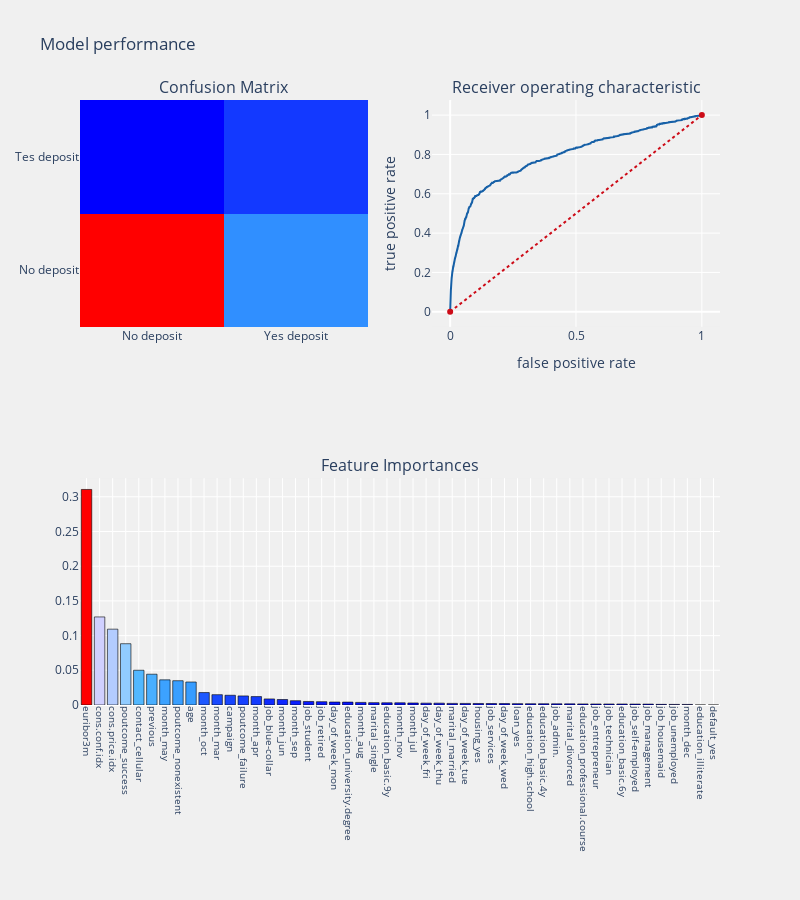

Here is the notebook cell this chart was saved with:
### Markdown cell above
## Model 2: Random Forest (class_weight = 'Balanced')

### Code cell
bmo_prediction(rf2,trainX,testX,trainY,testY,
                         trainX.columns,"features")

### Figure 1 — Plotly figure (JSON) as saved in the notebook; plotly's stock layout.template omitted (floating-point values rounded to 4 significant figures; data arrays with more than 128 entries replaced by an {"elided": "..."} marker saying what was removed)
{"data": [{"colorscale": [[0, "rgb(0,0,255)"], [0.1, "rgb(51,153,255)"], [0.2, "rgb(102,204,255)"], [0.3, "rgb(153,204,255)"], [0.4, "rgb(204,204,255)"], [0.5, "rgb(255,255,255)"], [0.6, "rgb(255,204,255)"], [0.7, "rgb(255,153,255)"], [0.8, "rgb(255,102,204)"], [0.9, "rgb(255,102,102)"], [1, "rgb(255,0,0)"]], "name": "matrix", "showscale": false, "type": "heatmap", "x": ["No deposit", "Yes deposit"], "xaxis": "x", "y": ["No deposit", "Tes deposit"], "yaxis": "y", "z": [[6335, 932], [375, 596]]}, {"line": {"color": "rgb(22, 96, 167)", "width": 2}, "name": "Roc : 0.7427746041562829", "type": "scatter", "x": {"elided": "1478 float values"}, "xaxis": "x2", "y": {"elided": "1478 float values"}, "yaxis": "y2"}, {"line": {"color": "rgb(205, 12, 24)", "dash": "dot", "width": 2}, "type": "scatter", "x": [0, 1], "xaxis": "x2", "y": [0, 1], "yaxis": "y2"}, {"marker": {"color": [0.3106, 0.1269, 0.1093, 0.0883, 0.05008, 0.04437, 0.03626, 0.03499, 0.03313, 0.0179, 0.01489, 0.01404, 0.01308, 0.01209, 0.008771, 0.007924, 0.006205, 0.005097, 0.004781, 0.004291, 0.00418, 0.00376, 0.00339, 0.003179, 0.00317, 0.00293, 0.002707, 0.002704, 0.00233, 0.002283, 0.002194, 0.002092, 0.002014, 0.001975, 0.001834, 0.001794, 0.001705, 0.001632, 0.001559, 0.001479, 0.001452, 0.00145, 0.001321, 0.001296, 0.0009111, 0.0008412, 0.0008174, 5.484e-05, 2.613e-07], "colorscale": [[0, "rgb(0,0,255)"], [0.1, "rgb(51,153,255)"], [0.2, "rgb(102,204,255)"], [0.3, "rgb(153,204,255)"], [0.4, "rgb(204,204,255)"], [0.5, "rgb(255,255,255)"], [0.6, "rgb(255,204,255)"], [0.7, "rgb(255,153,255)"], [0.8, "rgb(255,102,204)"], [0.9, "rgb(255,102,102)"], [1, "rgb(255,0,0)"]], "line": {"color": "black", "width": 0.6}}, "name": "coefficients", "type": "bar", "x": ["euribor3m", "cons.conf.idx", "cons.price.idx", "poutcome_success", "contact_cellular", "previous", "month_may", "poutcome_nonexistent", "age", "month_oct", "month_mar", "campaign", "poutcome_failure", "month_apr", "job_blue-collar", "month_jun", "month_sep", "job_student", "job_retired", "day_of_week_mon", "education_university.degree", "month_aug", "marital_single", "education_basic.9y", "month_nov", "month_jul", "day_of_week_fri", "day_of_week_thu", "marital_married", "day_of_week_tue", "housing_yes", "job_services", "day_of_week_wed", "loan_yes", "education_high.school", "education_basic.4y", "job_admin.", "marital_divorced", "education_professional.course", "job_entrepreneur", "job_technician", "education_basic.6y", "job_self-employed", "job_management", "job_housemaid", "job_unemployed", "month_dec", "education_illiterate", "default_yes"], "xaxis": "x3", "y": [0.3106, 0.1269, 0.1093, 0.0883, 0.05008, 0.04437, 0.03626, 0.03499, 0.03313, 0.0179, 0.01489, 0.01404, 0.01308, 0.01209, 0.008771, 0.007924, 0.006205, 0.005097, 0.004781, 0.004291, 0.00418, 0.00376, 0.00339, 0.003179, 0.00317, 0.00293, 0.002707, 0.002704, 0.00233, 0.002283, 0.002194, 0.002092, 0.002014, 0.001975, 0.001834, 0.001794, 0.001705, 0.001632, 0.001559, 0.001479, 0.001452, 0.00145, 0.001321, 0.001296, 0.0009111, 0.0008412, 0.0008174, 5.484e-05, 2.613e-07], "yaxis": "y3"}], "layout": {"annotations": [{"font": {"size": 16}, "showarrow": false, "text": "Confusion Matrix", "x": 0.225, "xanchor": "center", "xref": "paper", "y": 1, "yanchor": "bottom", "yref": "paper"}, {"font": {"size": 16}, "showarrow": false, "text": "Receiver operating characteristic", "x": 0.775, "xanchor": "center", "xref": "paper", "y": 1, "yanchor": "bottom", "yref": "paper"}, {"font": {"size": 16}, "showarrow": false, "text": "Feature Importances", "x": 0.5, "xanchor": "center", "xref": "paper", "y": 0.375, "yanchor": "bottom", "yref": "paper"}], "autosize": false, "height": 900, "margin": {"b": 195}, "paper_bgcolor": "rgba(240,240,240, 0.95)", "plot_bgcolor": "rgba(240,240,240, 0.95)", "showlegend": false, "title": {"text": "Model performance"}, "width": 800, "xaxis": {"anchor": "y", "domain": [0, 0.45]}, "xaxis2": {"anchor": "y2", "domain": [0.55, 1], "title": {"text": "false positive rate"}}, "xaxis3": {"anchor": "y3", "domain": [0, 1], "showgrid": true, "tickangle": 90, "tickfont": {"size": 10}}, "yaxis": {"anchor": "x", "domain": [0.625, 1]}, "yaxis2": {"anchor": "x2", "domain": [0.625, 1], "title": {"text": "true positive rate"}}, "yaxis3": {"anchor": "x3", "domain": [0, 0.375]}}}
